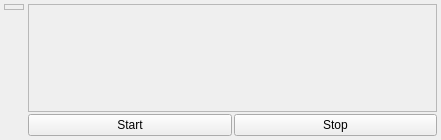
<?xml version="1.0" encoding="UTF-8"?>
<ui version="4.0">
 <class>GEyeTracker</class>
 <widget class="QWidget" name="GEyeTracker">
  <property name="windowModality">
   <enum>Qt::NonModal</enum>
  </property>
  <property name="geometry">
   <rect>
    <x>0</x>
    <y>0</y>
    <width>441</width>
    <height>140</height>
   </rect>
  </property>
  <property name="sizePolicy">
   <sizepolicy hsizetype="Expanding" vsizetype="MinimumExpanding">
    <horstretch>0</horstretch>
    <verstretch>0</verstretch>
   </sizepolicy>
  </property>
  <property name="windowTitle">
   <string>GorgonEye</string>
  </property>
  <layout class="QHBoxLayout" name="horizontalLayout">
   <property name="spacing">
    <number>4</number>
   </property>
   <property name="margin">
    <number>4</number>
   </property>
   <item>
    <layout class="QVBoxLayout" name="mainLayout">
     <property name="spacing">
      <number>2</number>
     </property>
     <item>
      <widget class="QFrame" name="viewFrame">
       <property name="frameShape">
        <enum>QFrame::StyledPanel</enum>
       </property>
       <property name="frameShadow">
        <enum>QFrame::Plain</enum>
       </property>
       <layout class="QGridLayout" name="gridLayout">
        <property name="margin">
         <number>2</number>
        </property>
        <property name="spacing">
         <number>2</number>
        </property>
        <item row="0" column="0">
         <layout class="QVBoxLayout" name="viewLayout">
          <property name="spacing">
           <number>2</number>
          </property>
         </layout>
        </item>
       </layout>
      </widget>
     </item>
     <item>
      <spacer name="viewSpacer">
       <property name="orientation">
        <enum>Qt::Vertical</enum>
       </property>
       <property name="sizeHint" stdset="0">
        <size>
         <width>20</width>
         <height>40</height>
        </size>
       </property>
      </spacer>
     </item>
    </layout>
   </item>
   <item>
    <layout class="QVBoxLayout" name="sideLayout">
     <property name="spacing">
      <number>2</number>
     </property>
     <item>
      <widget class="QScrollArea" name="scrollArea">
       <property name="sizePolicy">
        <sizepolicy hsizetype="Expanding" vsizetype="Expanding">
         <horstretch>0</horstretch>
         <verstretch>0</verstretch>
        </sizepolicy>
       </property>
       <property name="horizontalScrollBarPolicy">
        <enum>Qt::ScrollBarAsNeeded</enum>
       </property>
       <property name="widgetResizable">
        <bool>true</bool>
       </property>
       <widget class="QWidget" name="scrollAreaWidgetContents">
        <property name="geometry">
         <rect>
          <x>0</x>
          <y>0</y>
          <width>403</width>
          <height>97</height>
         </rect>
        </property>
        <layout class="QGridLayout" name="gridLayout_2">
         <item row="0" column="0">
          <layout class="QHBoxLayout" name="paramsLayout">
           <property name="spacing">
            <number>4</number>
           </property>
          </layout>
         </item>
        </layout>
       </widget>
      </widget>
     </item>
     <item>
      <layout class="QHBoxLayout" name="buttonLayout">
       <property name="spacing">
        <number>2</number>
       </property>
       <property name="margin">
        <number>0</number>
       </property>
       <item>
        <widget class="QPushButton" name="startBtn">
         <property name="text">
          <string>Start</string>
         </property>
        </widget>
       </item>
       <item>
        <widget class="QPushButton" name="stopBtn">
         <property name="text">
          <string>Stop</string>
         </property>
        </widget>
       </item>
      </layout>
     </item>
    </layout>
   </item>
  </layout>
 </widget>
 <resources/>
 <connections/>
</ui>
